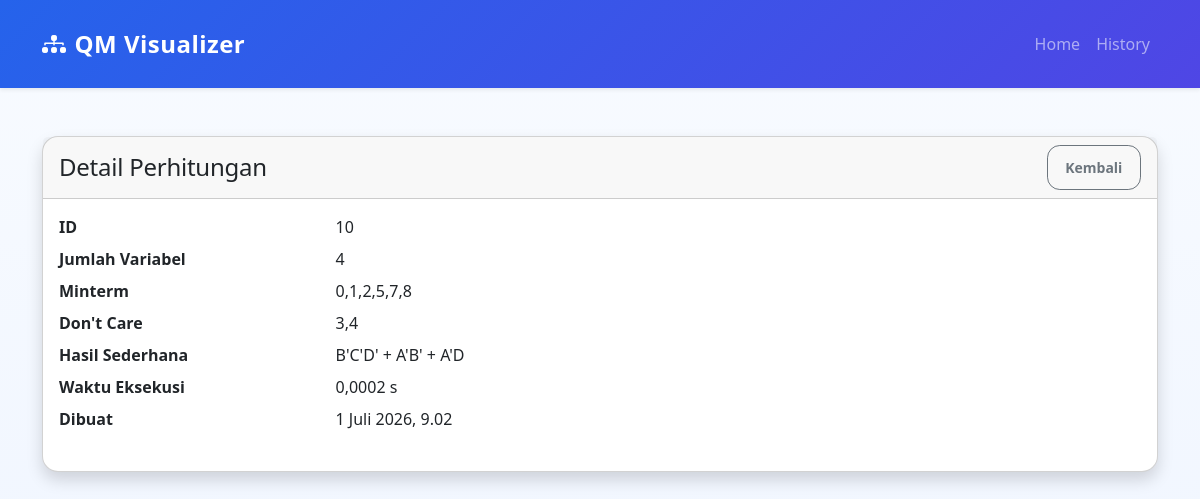
/history/10/, run on the app's committed database.
### qm/models.py (models this page shows, shortened)
class CalculationHistory(models.Model):
    variable_count = models.PositiveIntegerField()
    minterms = models.TextField()
    dont_cares = models.TextField(
        blank=True,
        default=""
    )
    simplified_expression = models.TextField()
    created_at = models.DateTimeField(
        auto_now_add=True
    )
    execution_time = models.FloatField(
        default=0
    )
    class Meta:
        ordering = ["-created_at"]

### qm/views.py (the view)
def history_detail(request, pk):
    item = CalculationHistory.objects.get(
        pk=pk
    )
    return render(
        request,
        "history_detail.html",
        {
            "item": item
        }
    )

### templates/history_detail.html
{% extends "base.html" %}
{% block content %}
<div class="card shadow">
  <div class="card-header d-flex justify-content-between align-items-center">
    <h4 class="mb-0">Detail Perhitungan</h4>
    <a href="{% url 'history' %}" class="btn btn-outline-secondary btn-sm">Kembali</a>
  </div>
  <div class="card-body">
    <dl class="row">
      <dt class="col-sm-3">ID</dt>
      <dd class="col-sm-9">{{ item.pk }}</dd>
      <dt class="col-sm-3">Jumlah Variabel</dt>
      <dd class="col-sm-9">{{ item.variable_count }}</dd>
      <dt class="col-sm-3">Minterm</dt>
      <dd class="col-sm-9">{{ item.minterms }}</dd>
      <dt class="col-sm-3">Don't Care</dt>
      <dd class="col-sm-9">{{ item.dont_cares|default:"-" }}</dd>
      <dt class="col-sm-3">Hasil Sederhana</dt>
      <dd class="col-sm-9">{{ item.simplified_expression }}</dd>
      <dt class="col-sm-3">Waktu Eksekusi</dt>
      <dd class="col-sm-9">{{ item.execution_time|floatformat:4 }} s</dd>
      <dt class="col-sm-3">Dibuat</dt>
      <dd class="col-sm-9">{{ item.created_at }}</dd>
    </dl>
  </div>
</div>
{% endblock %}

### static/css/style.css (style rules this page uses)
body { background: linear-gradient(180deg, #f8fbff 0%, #eef4ff 100%); min-height: 100vh; font-family: "Segoe UI", "Inter", Roboto, Arial, sans-serif; color: #14213d; }
.card { border-radius: 1rem; transition: transform 0.2s ease, box-shadow 0.2s ease; }
.btn { border-radius: 0.8rem; padding: 0.7rem 1.1rem; font-weight: 600; transition: transform 0.2s ease, box-shadow 0.2s ease; }
h1, h2, h3, h4, h5, h6 { letter-spacing: -0.01em; }

### data on the page
CalculationHistory: pk "10", variable_count "4", minterms "0,1,2,5,7,8", dont_cares "3,4", simplified_expression "B'C'D' + A'B' + A'D", execution_time "0,0002", created_at "1 Juli 2026, 9.02"
